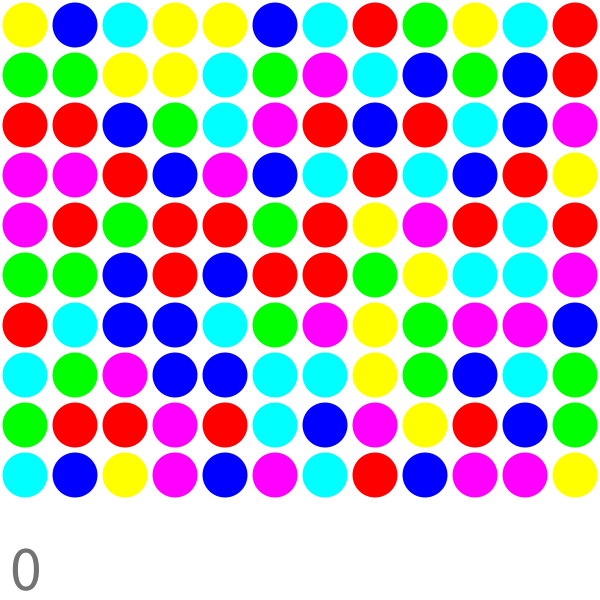
Frame 1 (no input)
Frame 60 (the mouse pressed at the canvas centre just before this capture): identical to frame 1, image omitted
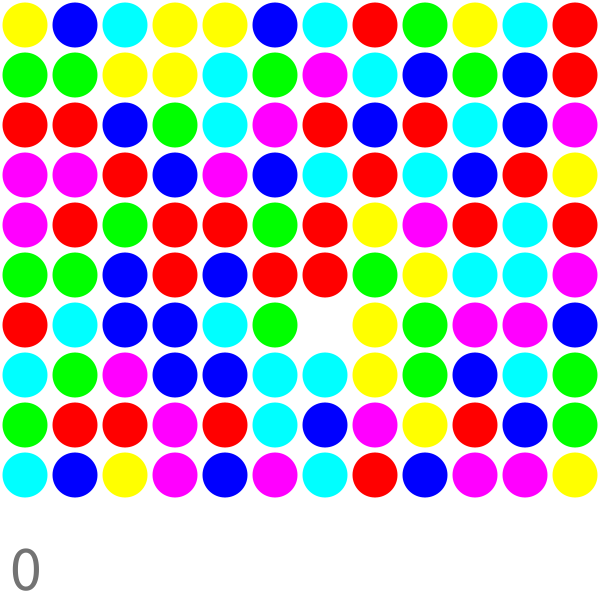
Frame 120 (the mouse held since frame 60 and released just before this capture)

The Processing sketch that drew these frames (run headless with seeded random() and noise(); from frame 60 on, the mouse is pressed at the canvas centre):

// Processing sketch: PuzDra2
// ── PuzDra2.pde
int NZokusei = 6;
int DropRow = 10;
int DropCol = 12;
float CellSize = 50;

color[] CArray;
ArrayList<Drop> Drops;
int lastX, lastY;
public Player player;
int score=0;
float DropSize;

void setup(){
  size(600, 600);
  background(255);
  
  DropSize = CellSize*0.9;
  CArray = new color[NZokusei+1];
  CArray[0] = color(#FFFFFF); 
  CArray[1] = color(#FF0000); 
  CArray[2] = color(#0000FF); 
  CArray[3] = color(#00FF00); 
  CArray[4] = color(#FFFF00); 
  CArray[5] = color(#FF00FF);
  CArray[6] = color(#00FFFF);
  //0=White, 1=Red, 2=Blue, 3=Green, 4=Yellow, 5=Pink, 6=SkyBlue, 
  
  Drops = new ArrayList<Drop>(NZokusei * DropRow);
  int id = 0;
  for(int j = 0; j < DropRow; j++){
    for(int i = 0; i < DropCol; i++){
      Drops.add(new Drop(id, i, j, int(random(NZokusei))+1));
      id ++;
    }
  }
  while(LineCheck()){
    fall();
  }
  score = 0;
}

void draw(){
  background(255);
  noStroke();
  for(Drop d: Drops){
    d.draw();
  }
  textSize(64);
  fill(0, 140);
  text(score, 10, height-10);
}

float mouseX2(){
  if(CellSize*DropCol-CellSize/2<mouseX){
    return(CellSize*DropCol-CellSize/2);
  }else if(mouseX < CellSize/2){
    return(CellSize/2);
  }else return(mouseX);
}

float mouseY2(){
  if(CellSize*DropRow-CellSize/2<mouseY){
    return(CellSize*DropRow-CellSize/2);
  }else if(mouseY < CellSize/2){
    return(CellSize/2);
  }else return(mouseY);
}


void mousePressed(){
  int x = round((mouseX2() - CellSize/2)/CellSize);
  int y = round((mouseY2() - CellSize/2)/CellSize);
  //println(x,y);
  int id = x+DropCol*y;
  Drop P = Drops.get(id);
  player = new Player(P.Zokusei);
  Drops.set(id, new Drop(id, (int)(P.pos.x), (int)(P.pos.y), 0));
  pushMatrix();
    translate(mouseX2(), mouseY2());
    fill(player.col);
    ellipse(0, 0, CellSize, CellSize);
  popMatrix();
  
  lastX = x;
  lastY = y;
}

void mouseDragged(){
  player.draw();
  
  int x = round((mouseX2() - CellSize/2)/CellSize);
  int y = round((mouseY2() - CellSize/2)/CellSize);
  if(lastX != x || lastY != y){
    int id = lastX+DropCol*lastY;
    Drop d = Drops.get(x+DropCol*y);
    Drops.set(id, new Drop(id, lastX, lastY, d.Zokusei));
    Drops.set(d.id, new Drop(d.id, x, y, 0));
    lastX = x;
    lastY = y;
    //println(x,y);
  }
}

void mouseReleased(){
  int x = round((mouseX2() - CellSize/2)/CellSize);
  int y = round((mouseY2() - CellSize/2)/CellSize);
  int id = x+DropCol*y;

  Drops.set(id, new Drop(id, x, y, player.Zokusei));
      
  while(LineCheck()){
    fall();
  }
}

class Drop{
  color col;
  PVector pos = new PVector();
  int Zokusei;
  int id;
  Drop(int i, int x, int y, int z){
    this.id = i;
    this.Zokusei = z;
    this.pos.set(x,y);
    this.col = CArray[Zokusei];
  }
  
  void draw(){
    pushMatrix();
      translate(pos.x*CellSize+CellSize/2, pos.y*CellSize+CellSize/2);
      fill(col);
      ellipse(0, 0, DropSize, DropSize);
    popMatrix();
  }
}

class Player{
  color col;
  int Zokusei;
  Player(int z){
    this.Zokusei = z;
    this.col = CArray[Zokusei];
  }
  
  void draw(){
    pushMatrix();
      translate(mouseX2(), mouseY2());
      fill(this.col);
      ellipse(0, 0, CellSize, CellSize);
    popMatrix();
  }
}


boolean LineCheck(){
  boolean flag = false;
  int[] Delete = {};
  
  for(Drop d: Drops){
    if(d.pos.y != 0 && d.pos.y != DropRow-1){
      Drop UDrop = Drops.get(d.id-DropCol);
      Drop DDrop = Drops.get(d.id+DropCol);
      if(d.Zokusei == UDrop.Zokusei && d.Zokusei == DDrop.Zokusei){
        int[] R = {d.id,UDrop.id,DDrop.id};
        Delete = concat(Delete, R);
      }
    }
    if(d.pos.x != 0 && d.pos.x != DropCol-1){
      Drop LDrop = Drops.get(d.id-1);
      Drop RDrop = Drops.get(d.id+1);
      if(d.Zokusei == LDrop.Zokusei && d.Zokusei == RDrop.Zokusei){
        int[] C = {d.id,LDrop.id,RDrop.id};
        Delete = concat(Delete, C);
      }
    }
  }
  for(int i = 0;i < Delete.length; i++){
    Drop d = Drops.get(Delete[i]);
    Drops.set(Delete[i], new Drop(Delete[i], (int)(d.pos.x), (int)(d.pos.y), 0));
    flag = true;
  }
  return(flag);
}

void fall(){
  int flag = 1;
  while(flag != 0){
    flag = 0;
    for(Drop d: Drops){
      d.draw();
      if(d.Zokusei == 0){
        flag ++;
        if(d.pos.y == 0){
          Drops.set(d.id, new Drop(d.id, (int)(d.pos.x), (int)(d.pos.y), int(random(NZokusei))+1));
          score ++;
        } else {
          Drop e = Drops.get(d.id-DropCol);
          Drops.set(d.id, new Drop(d.id, (int)(d.pos.x), (int)(d.pos.y), e.Zokusei));
          Drops.set(e.id, new Drop(e.id, (int)(e.pos.x), (int)(e.pos.y), 0));
        }
      }
    }
  }
}
